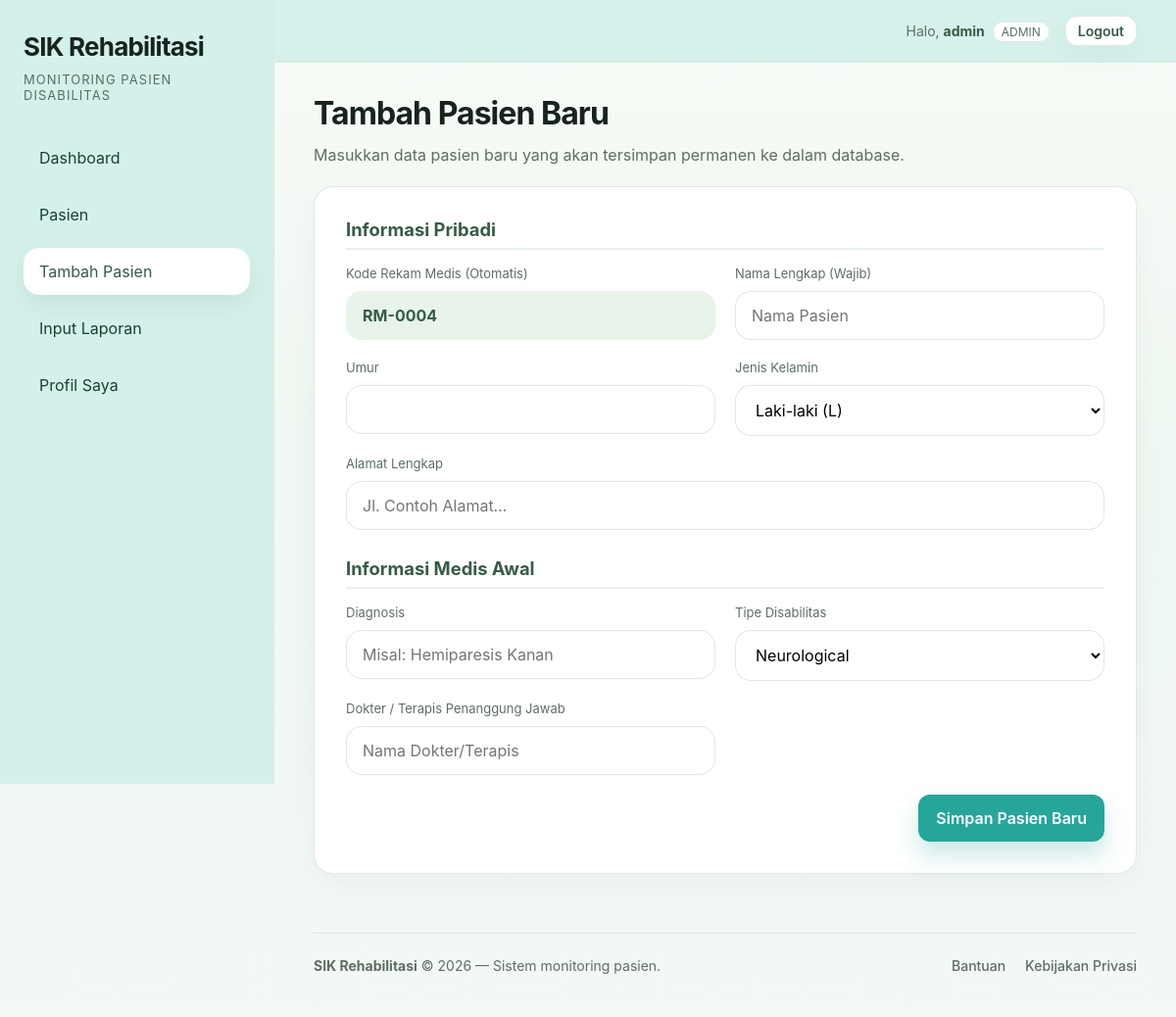
/add-patient.php (signed in), run on an earlier commit of the app's database.
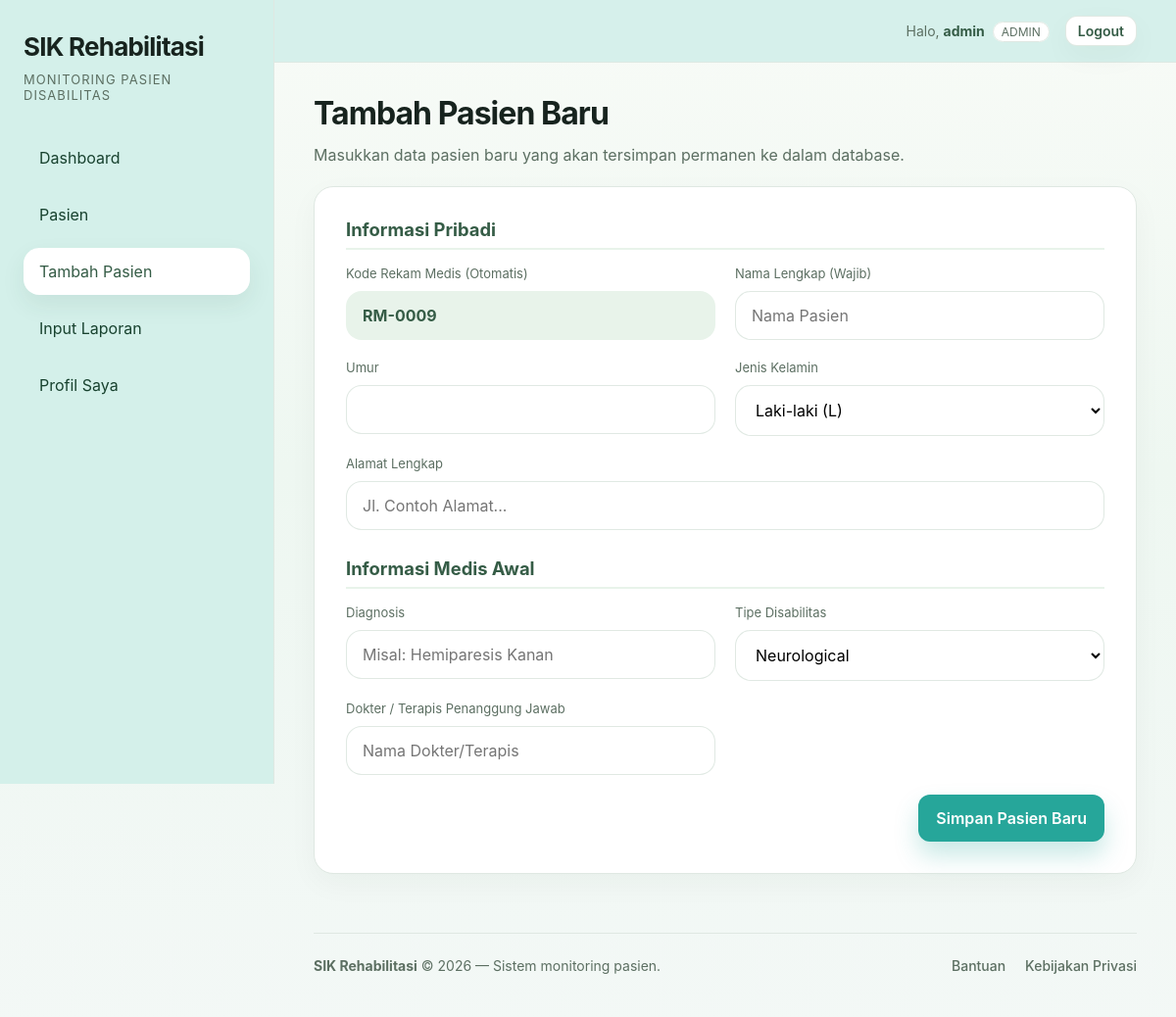
And on a later commit of the database.
### tables this page shows
CREATE TABLE patients (
    id INT PRIMARY KEY AUTO_INCREMENT,
    code VARCHAR(20) NOT NULL UNIQUE,
    name VARCHAR(100) NOT NULL,
    age INT NOT NULL,
    gender ENUM('L','P') NOT NULL,
    address VARCHAR(150),
    diagnosis VARCHAR(100) NOT NULL,
    disability_type VARCHAR(50) NOT NULL,
    status ENUM('stable','monitoring','high-risk','urgent') NOT NULL DEFAULT 'monitoring',
    room VARCHAR(50),
    blood_type VARCHAR(5),
    admission_date DATE,
    clinician VARCHAR(100),
    progress INT DEFAULT 0,
    phase VARCHAR(30),
    latest_assessment DATETIME,
    heart_rate INT,
    spo2 INT,
    blood_pressure VARCHAR(15)
);

### add-patient.php (the view, shortened to what this page needs)
<?php
require 'includes/db.php';
$stmtCode = $pdo->query("SELECT id FROM patients ORDER BY id DESC LIMIT 1");
$lastId = (int)$stmtCode->fetchColumn();
$autoCode = 'RM-' . str_pad($lastId + 1, 4, '0', STR_PAD_LEFT);
require 'includes/header.php';
?>
<div class="page-title">
    <h2>Tambah Pasien Baru</h2>
    <p>Masukkan data pasien baru yang akan tersimpan permanen ke dalam database.</p>
</div>
<form method="post" class="card mt-18" style="padding: 32px;">
    <h3 class="section-title">Informasi Pribadi</h3>
    <div class="form-grid" style="margin-bottom: 28px;">
        <div>
            <label class="label">Kode Rekam Medis (Otomatis)</label>
            <input name="code" class="input" type="text" value="<?= $autoCode ?>" readonly style="background: #e8f3ea; color: var(--primary-dark); font-weight: bold; cursor: not-allowed; border-color: transparent;">
        </div>
        <div>
            <label class="label">Nama Lengkap (Wajib)</label>
            <input name="name" class="input" type="text" placeholder="Nama Pasien" required>
        </div>
        <div>
            <label class="label">Umur</label>
            <input name="age" class="input" type="number" min="1" max="150" required>
        </div>
        <div>
            <label class="label">Jenis Kelamin</label>
            <select name="gender" class="select" required>
                <option value="L">Laki-laki (L)</option>
            </select>
        </div>
        <div class="full">
            <label class="label">Alamat Lengkap</label>
            <input name="address" class="input" type="text" placeholder="Jl. Contoh Alamat...">
        </div>
    </div>
    <h3 class="section-title">Informasi Medis Awal</h3>
    <div class="form-grid">
        <div>
            <label class="label">Diagnosis</label>
            <input name="diagnosis" class="input" type="text" placeholder="Misal: Hemiparesis Kanan" required>
        </div>
        <div>
            <label class="label">Tipe Disabilitas</label>
            <select name="disability_type" class="select" required>
                <option value="Neurological">Neurological</option>
            </select>
        </div>
        <div>
            <label class="label">Dokter / Terapis Penanggung Jawab</label>
            <input name="clinician" class="input" type="text" placeholder="Nama Dokter/Terapis">
        </div>
    </div>
    <div class="footer-actions">
        <button type="submit" class="btn btn-primary">Simpan Pasien Baru</button>
    </div>
</form>
<?php require 'includes/footer.php'; ?>

What changed in the data, as far as the page shows it:
no longer on this page (row unchanged): patients: code "RM-0004"
added patients: code "RM-0009"
